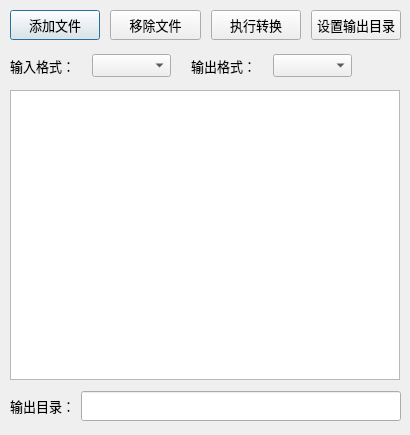
<?xml version="1.0" encoding="UTF-8"?>
<ui version="4.0">
    <class>Dialog</class>
    <widget class="QDialog" name="Dialog">
        <property name="geometry">
            <rect>
                <x>0</x>
                <y>0</y>
                <width>410</width>
                <height>435</height>
            </rect>
        </property>
        <property name="minimumSize">
            <size>
                <width>410</width>
                <height>435</height>
            </size>
        </property>
        <property name="maximumSize">
            <size>
                <width>410</width>
                <height>435</height>
            </size>
        </property>
        <property name="font">
            <font>
                <pointsize>10</pointsize>
            </font>
        </property>
        <property name="windowTitle">
            <string>文件转换器</string>
        </property>
        <property name="sizeGripEnabled">
            <bool>false</bool>
        </property>
        <property name="modal">
            <bool>true</bool>
        </property>
        <widget class="QWidget" name="horizontalLayoutWidget">
            <property name="geometry">
                <rect>
                    <x>10</x>
                    <y>9</y>
                    <width>391</width>
                    <height>32</height>
                </rect>
            </property>
            <layout class="QHBoxLayout" name="horizontalLayout">
                <property name="spacing">
                    <number>10</number>
                </property>
                <item>
                    <widget class="QPushButton" name="pushButton_add_files">
                        <property name="minimumSize">
                            <size>
                                <width>0</width>
                                <height>30</height>
                            </size>
                        </property>
                        <property name="text">
                            <string>添加文件</string>
                        </property>
                    </widget>
                </item>
                <item>
                    <widget class="QPushButton" name="pushButton_remove_files">
                        <property name="minimumSize">
                            <size>
                                <width>0</width>
                                <height>30</height>
                            </size>
                        </property>
                        <property name="text">
                            <string>移除文件</string>
                        </property>
                    </widget>
                </item>
                <item>
                    <widget class="QPushButton" name="pushButton_do_transform">
                        <property name="minimumSize">
                            <size>
                                <width>0</width>
                                <height>30</height>
                            </size>
                        </property>
                        <property name="text">
                            <string>执行转换</string>
                        </property>
                    </widget>
                </item>
                <item>
                    <widget class="QPushButton" name="pushButton_set_out_directory">
                        <property name="minimumSize">
                            <size>
                                <width>0</width>
                                <height>30</height>
                            </size>
                        </property>
                        <property name="text">
                            <string>设置输出目录</string>
                        </property>
                    </widget>
                </item>
            </layout>
        </widget>
        <widget class="QListView" name="listView_in_files">
            <property name="geometry">
                <rect>
                    <x>10</x>
                    <y>90</y>
                    <width>390</width>
                    <height>290</height>
                </rect>
            </property>
            <property name="contextMenuPolicy">
                <enum>Qt::NoContextMenu</enum>
            </property>
            <property name="editTriggers">
                <set>QAbstractItemView::NoEditTriggers</set>
            </property>
            <property name="selectionMode">
                <enum>QAbstractItemView::MultiSelection</enum>
            </property>
        </widget>
        <widget class="QWidget" name="horizontalLayoutWidget_2">
            <property name="geometry">
                <rect>
                    <x>10</x>
                    <y>50</y>
                    <width>161</width>
                    <height>31</height>
                </rect>
            </property>
            <layout class="QHBoxLayout" name="horizontalLayout_2">
                <item>
                    <widget class="QLabel" name="label">
                        <property name="text">
                            <string>输入格式：</string>
                        </property>
                    </widget>
                </item>
                <item>
                    <widget class="QComboBox" name="comboBox_in_type">
                        <property name="in_type" stdset="0">
                            <string/>
                        </property>
                    </widget>
                </item>
            </layout>
        </widget>
        <widget class="QWidget" name="horizontalLayoutWidget_3">
            <property name="geometry">
                <rect>
                    <x>191</x>
                    <y>50</y>
                    <width>161</width>
                    <height>31</height>
                </rect>
            </property>
            <layout class="QHBoxLayout" name="horizontalLayout_4">
                <item>
                    <widget class="QLabel" name="label_3">
                        <property name="text">
                            <string>输出格式：</string>
                        </property>
                    </widget>
                </item>
                <item>
                    <widget class="QComboBox" name="comboBox_out_type">
                        <property name="out_type" stdset="0">
                            <string/>
                        </property>
                    </widget>
                </item>
            </layout>
        </widget>
        <widget class="QWidget" name="horizontalLayoutWidget_4">
            <property name="geometry">
                <rect>
                    <x>10</x>
                    <y>390</y>
                    <width>391</width>
                    <height>32</height>
                </rect>
            </property>
            <layout class="QHBoxLayout" name="horizontalLayout_5">
                <item>
                    <widget class="QLabel" name="label_4">
                        <property name="text">
                            <string>输出目录：</string>
                        </property>
                    </widget>
                </item>
                <item>
                    <widget class="QLineEdit" name="lineEdit_out_directory">
                        <property name="minimumSize">
                            <size>
                                <width>0</width>
                                <height>30</height>
                            </size>
                        </property>
                        <property name="font">
                            <font>
                                <pointsize>10</pointsize>
                                <bold>true</bold>
                            </font>
                        </property>
                        <property name="readOnly">
                            <bool>true</bool>
                        </property>
                    </widget>
                </item>
            </layout>
        </widget>
        <action name="action_add_files">
            <property name="text">
                <string>添加文件</string>
            </property>
            <property name="menuRole">
                <enum>QAction::NoRole</enum>
            </property>
        </action>
        <action name="action_remove_files">
            <property name="text">
                <string>移除文件</string>
            </property>
            <property name="menuRole">
                <enum>QAction::NoRole</enum>
            </property>
        </action>
        <action name="action_do_transform">
            <property name="text">
                <string>执行转换</string>
            </property>
            <property name="menuRole">
                <enum>QAction::NoRole</enum>
            </property>
        </action>
        <action name="action_set_out_directory">
            <property name="text">
                <string>设置输出目录</string>
            </property>
            <property name="menuRole">
                <enum>QAction::NoRole</enum>
            </property>
        </action>
        <action name="action_in_type_changed">
            <property name="text">
                <string>输入格式改变</string>
            </property>
            <property name="menuRole">
                <enum>QAction::NoRole</enum>
            </property>
        </action>
    </widget>
    <resources/>
    <connections>
        <connection>
            <sender>pushButton_add_files</sender>
            <signal>clicked()</signal>
            <receiver>action_add_files</receiver>
            <slot>trigger()</slot>
            <hints>
                <hint type="sourcelabel">
                    <x>55</x>
                    <y>24</y>
                </hint>
                <hint type="destinationlabel">
                    <x>-1</x>
                    <y>-1</y>
                </hint>
            </hints>
        </connection>
        <connection>
            <sender>pushButton_do_transform</sender>
            <signal>clicked()</signal>
            <receiver>action_do_transform</receiver>
            <slot>trigger()</slot>
            <hints>
                <hint type="sourcelabel">
                    <x>255</x>
                    <y>24</y>
                </hint>
                <hint type="destinationlabel">
                    <x>-1</x>
                    <y>-1</y>
                </hint>
            </hints>
        </connection>
        <connection>
            <sender>pushButton_remove_files</sender>
            <signal>clicked()</signal>
            <receiver>action_remove_files</receiver>
            <slot>trigger()</slot>
            <hints>
                <hint type="sourcelabel">
                    <x>155</x>
                    <y>24</y>
                </hint>
                <hint type="destinationlabel">
                    <x>-1</x>
                    <y>-1</y>
                </hint>
            </hints>
        </connection>
        <connection>
            <sender>pushButton_set_out_directory</sender>
            <signal>clicked()</signal>
            <receiver>action_set_out_directory</receiver>
            <slot>trigger()</slot>
            <hints>
                <hint type="sourcelabel">
                    <x>354</x>
                    <y>24</y>
                </hint>
                <hint type="destinationlabel">
                    <x>-1</x>
                    <y>-1</y>
                </hint>
            </hints>
        </connection>
        <connection>
            <sender>comboBox_in_type</sender>
            <signal>currentIndexChanged(int)</signal>
            <receiver>action_in_type_changed</receiver>
            <slot>trigger()</slot>
            <hints>
                <hint type="sourcelabel">
                    <x>131</x>
                    <y>64</y>
                </hint>
                <hint type="destinationlabel">
                    <x>-1</x>
                    <y>-1</y>
                </hint>
            </hints>
        </connection>
        <connection>
            <sender>action_add_files</sender>
            <signal>triggered()</signal>
            <receiver>Dialog</receiver>
            <slot>on_add_files()</slot>
            <hints>
                <hint type="sourcelabel">
                    <x>-1</x>
                    <y>-1</y>
                </hint>
                <hint type="destinationlabel">
                    <x>204</x>
                    <y>217</y>
                </hint>
            </hints>
        </connection>
        <connection>
            <sender>action_do_transform</sender>
            <signal>triggered()</signal>
            <receiver>Dialog</receiver>
            <slot>on_do_transform()</slot>
            <hints>
                <hint type="sourcelabel">
                    <x>-1</x>
                    <y>-1</y>
                </hint>
                <hint type="destinationlabel">
                    <x>204</x>
                    <y>217</y>
                </hint>
            </hints>
        </connection>
        <connection>
            <sender>action_remove_files</sender>
            <signal>triggered()</signal>
            <receiver>Dialog</receiver>
            <slot>on_remove_files()</slot>
            <hints>
                <hint type="sourcelabel">
                    <x>-1</x>
                    <y>-1</y>
                </hint>
                <hint type="destinationlabel">
                    <x>204</x>
                    <y>217</y>
                </hint>
            </hints>
        </connection>
        <connection>
            <sender>action_set_out_directory</sender>
            <signal>triggered()</signal>
            <receiver>Dialog</receiver>
            <slot>on_set_out_directory()</slot>
            <hints>
                <hint type="sourcelabel">
                    <x>-1</x>
                    <y>-1</y>
                </hint>
                <hint type="destinationlabel">
                    <x>204</x>
                    <y>217</y>
                </hint>
            </hints>
        </connection>
        <connection>
            <sender>action_in_type_changed</sender>
            <signal>triggered()</signal>
            <receiver>Dialog</receiver>
            <slot>on_in_type_changed()</slot>
            <hints>
                <hint type="sourcelabel">
                    <x>-1</x>
                    <y>-1</y>
                </hint>
                <hint type="destinationlabel">
                    <x>204</x>
                    <y>217</y>
                </hint>
            </hints>
        </connection>
    </connections>
    <slots>
        <slot>on_add_files()</slot>
        <slot>on_remove_files()</slot>
        <slot>on_do_transform()</slot>
        <slot>on_set_out_directory()</slot>
        <slot>on_in_type_changed()</slot>
    </slots>
</ui>
